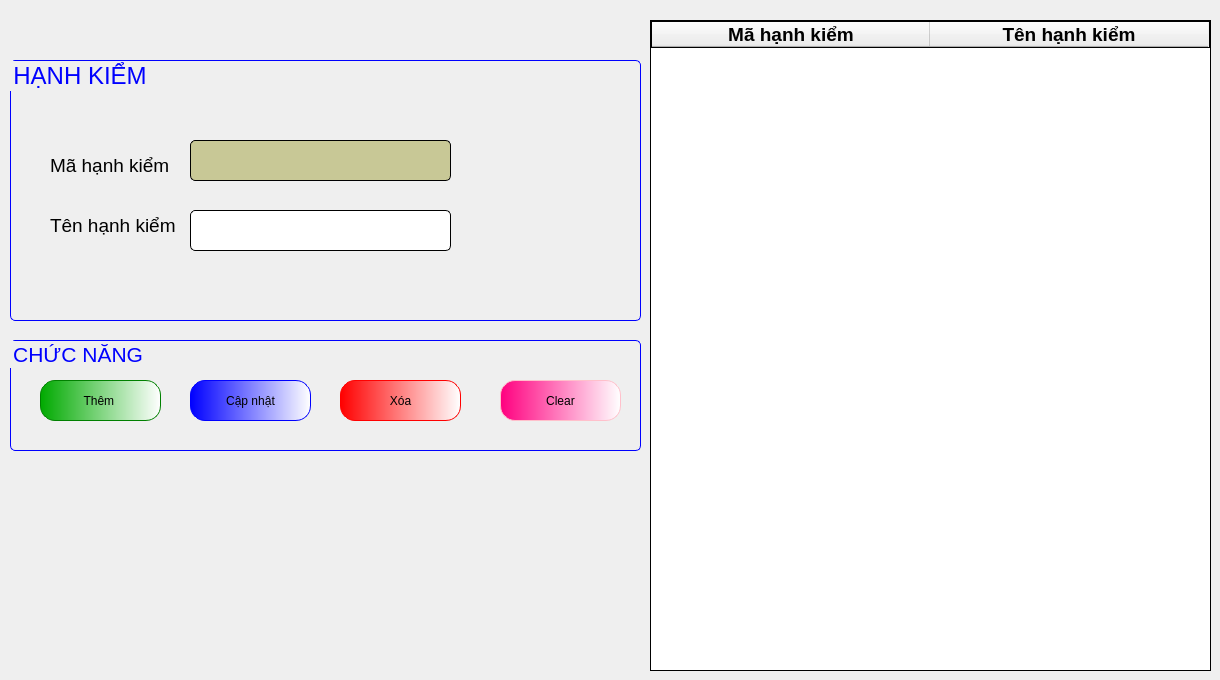
      <widget class="QWidget" name="tab_17">
       <attribute name="title">
        <string>Hạnh kiểm</string>
       </attribute>
       <widget class="QGroupBox" name="groupBox_76">
        <property name="geometry">
         <rect>
          <x>10</x>
          <y>60</y>
          <width>631</width>
          <height>261</height>
         </rect>
        </property>
        <property name="font">
         <font>
          <family>Tahoma</family>
          <pointsize>18</pointsize>
         </font>
        </property>
        <property name="styleSheet">
         <string notr="true">QGroupBox{
border-radius: 5px;
border:0.5px solid blue;
color:blue;
}</string>
        </property>
        <property name="title">
         <string>HẠNH KIỂM</string>
        </property>
        <widget class="QLabel" name="label_265">
         <property name="geometry">
          <rect>
           <x>40</x>
           <y>90</y>
           <width>131</width>
           <height>31</height>
          </rect>
         </property>
         <property name="font">
          <font>
           <family>Tahoma</family>
           <pointsize>14</pointsize>
          </font>
         </property>
         <property name="text">
          <string>Mã hạnh kiểm</string>
         </property>
        </widget>
        <widget class="QLabel" name="label_266">
         <property name="geometry">
          <rect>
           <x>40</x>
           <y>150</y>
           <width>131</width>
           <height>31</height>
          </rect>
         </property>
         <property name="font">
          <font>
           <family>Tahoma</family>
           <pointsize>14</pointsize>
          </font>
         </property>
         <property name="text">
          <string>Tên hạnh kiểm</string>
         </property>
        </widget>
        <widget class="QLineEdit" name="lineMaHanhKiem">
         <property name="enabled">
          <bool>false</bool>
         </property>
         <property name="geometry">
          <rect>
           <x>180</x>
           <y>80</y>
           <width>261</width>
           <height>41</height>
          </rect>
         </property>
         <property name="styleSheet">
          <string notr="true">QLineEdit{
font: 16pt &quot;Tahoma&quot;;
border-radius:5px;
border: 1px solid black;
	color: rgb(6, 6, 6);
	background-color: ;
	background-color: rgb(200, 200, 150);
}</string>
         </property>
         <property name="text">
          <string/>
         </property>
        </widget>
        <widget class="QLineEdit" name="lineTenHanhKiem">
         <property name="geometry">
          <rect>
           <x>180</x>
           <y>150</y>
           <width>261</width>
           <height>41</height>
          </rect>
         </property>
         <property name="styleSheet">
          <string notr="true">QLineEdit{
font: 16pt &quot;Tahoma&quot;;
border-radius:5px;
border: 1px solid black;
}</string>
         </property>
         <property name="text">
          <string/>
         </property>
        </widget>
       </widget>
       <widget class="QGroupBox" name="groupBox_77">
        <property name="geometry">
         <rect>
          <x>10</x>
          <y>340</y>
          <width>631</width>
          <height>111</height>
         </rect>
        </property>
        <property name="font">
         <font>
          <family>Tahoma</family>
          <pointsize>16</pointsize>
         </font>
        </property>
        <property name="styleSheet">
         <string notr="true">QGroupBox{
border:0.5px solid blue;
border-radius:5px;
color:blue;
}</string>
        </property>
        <property name="title">
         <string>CHỨC NĂNG </string>
        </property>
        <widget class="QPushButton" name="btnThemHanhKiem">
         <property name="geometry">
          <rect>
           <x>30</x>
           <y>40</y>
           <width>121</width>
           <height>41</height>
          </rect>
         </property>
         <property name="styleSheet">
          <string notr="true">QPushButton{
font: 16pt &quot;Tahoma&quot;;
border-radius:15px;
border:1px solid green;
	background-color: qlineargradient(spread:pad, x1:0, y1:0, x2:1, y2:0, stop:0 rgba(0, 170, 0, 255), stop:1 rgba(255, 255, 255, 255));
}
QPushButton:hover{
background-color: qlineargradient(spread:pad, x1:0, y1:0, x2:1, y2:0, stop:0 rgba(85, 255, 0, 255), stop:1 rgba(255, 255, 255, 255));
	font: 18pt &quot;Tahoma&quot;;
}
</string>
         </property>
         <property name="text">
          <string>Thêm </string>
         </property>
        </widget>
        <widget class="QPushButton" name="btnCapNhatHanhKiem">
         <property name="geometry">
          <rect>
           <x>180</x>
           <y>40</y>
           <width>121</width>
           <height>41</height>
          </rect>
         </property>
         <property name="styleSheet">
          <string notr="true">QPushButton{
font: 16pt &quot;Tahoma&quot;;
border-radius:15px;
border:1px solid blue;
	background-color: qlineargradient(spread:pad, x1:0, y1:0, x2:1, y2:0, stop:0 rgba(0, 0, 255, 255), stop:1 rgba(255, 255, 255, 255));
}
QPushButton:hover{
	font: 18pt &quot;Tahoma&quot;;
	background-color: qlineargradient(spread:repeat, x1:0, y1:0, x2:1, y2:0, stop:0 rgba(0, 85, 255, 255), stop:1 rgba(255, 255, 255, 255));
}
</string>
         </property>
         <property name="text">
          <string>Cập nhật</string>
         </property>
        </widget>
        <widget class="QPushButton" name="btnXoaHanhKiem">
         <property name="geometry">
          <rect>
           <x>330</x>
           <y>40</y>
           <width>121</width>
           <height>41</height>
          </rect>
         </property>
         <property name="styleSheet">
          <string notr="true">QPushButton{
font: 16pt &quot;Tahoma&quot;;
border-radius:15px;
border:1px solid red;
	background-color: qlineargradient(spread:pad, x1:0, y1:0, x2:1, y2:0, stop:0 rgba(255, 0, 0, 255), stop:1 rgba(255, 255, 255, 255));
}
QPushButton:hover{
	font: 18pt &quot;Tahoma&quot;;
	background-color:qlineargradient(spread:pad, x1:0, y1:0, x2:1, y2:0.028, stop:0 rgba(189, 0, 0, 255), stop:1 rgba(255, 255, 255, 255))
}
</string>
         </property>
         <property name="text">
          <string>Xóa</string>
         </property>
        </widget>
        <widget class="QPushButton" name="pushButton_99">
         <property name="geometry">
          <rect>
           <x>490</x>
           <y>40</y>
           <width>121</width>
           <height>41</height>
          </rect>
         </property>
         <property name="styleSheet">
          <string notr="true">QPushButton{
font: 16pt &quot;Tahoma&quot;;
border-radius:15px;
border:1px solid pink;
background-color: qlineargradient(spread:pad, x1:0, y1:0, x2:1, y2:0, stop:0 rgba(255, 0, 127, 255), stop:1 rgba(255, 255, 255, 255))
}
QPushButton:hover{
	font: 18pt &quot;Tahoma&quot;;
background-color:qlineargradient(spread:pad, x1:0, y1:0, x2:1, y2:0, stop:0 rgba(134, 0, 67, 255), stop:1 rgba(255, 255, 255, 255))
}
</string>
         </property>
         <property name="text">
          <string>Clear</string>
         </property>
        </widget>
       </widget>
       <widget class="QTableWidget" name="tableHanhKiem">
        <property name="geometry">
         <rect>
          <x>650</x>
          <y>20</y>
          <width>561</width>
          <height>651</height>
         </rect>
        </property>
        <property name="styleSheet">
         <string notr="true">border: 1px solid black ;
font: 14pt &quot;Tahoma&quot;;</string>
        </property>
        <attribute name="horizontalHeaderDefaultSectionSize">
         <number>278</number>
        </attribute>
        <column>
         <property name="text">
          <string>Mã hạnh kiểm</string>
         </property>
         <property name="font">
          <font>
           <family>Tahoma</family>
           <pointsize>14</pointsize>
           <weight>75</weight>
           <bold>true</bold>
          </font>
         </property>
         <property name="textAlignment">
          <set>AlignCenter</set>
         </property>
        </column>
        <column>
         <property name="text">
          <string>Tên hạnh kiểm</string>
         </property>
         <property name="font">
          <font>
           <family>Tahoma</family>
           <pointsize>14</pointsize>
           <weight>75</weight>
           <bold>true</bold>
          </font>
         </property>
         <property name="textAlignment">
          <set>AlignCenter</set>
         </property>
        </column>
       </widget>
      </widget>
